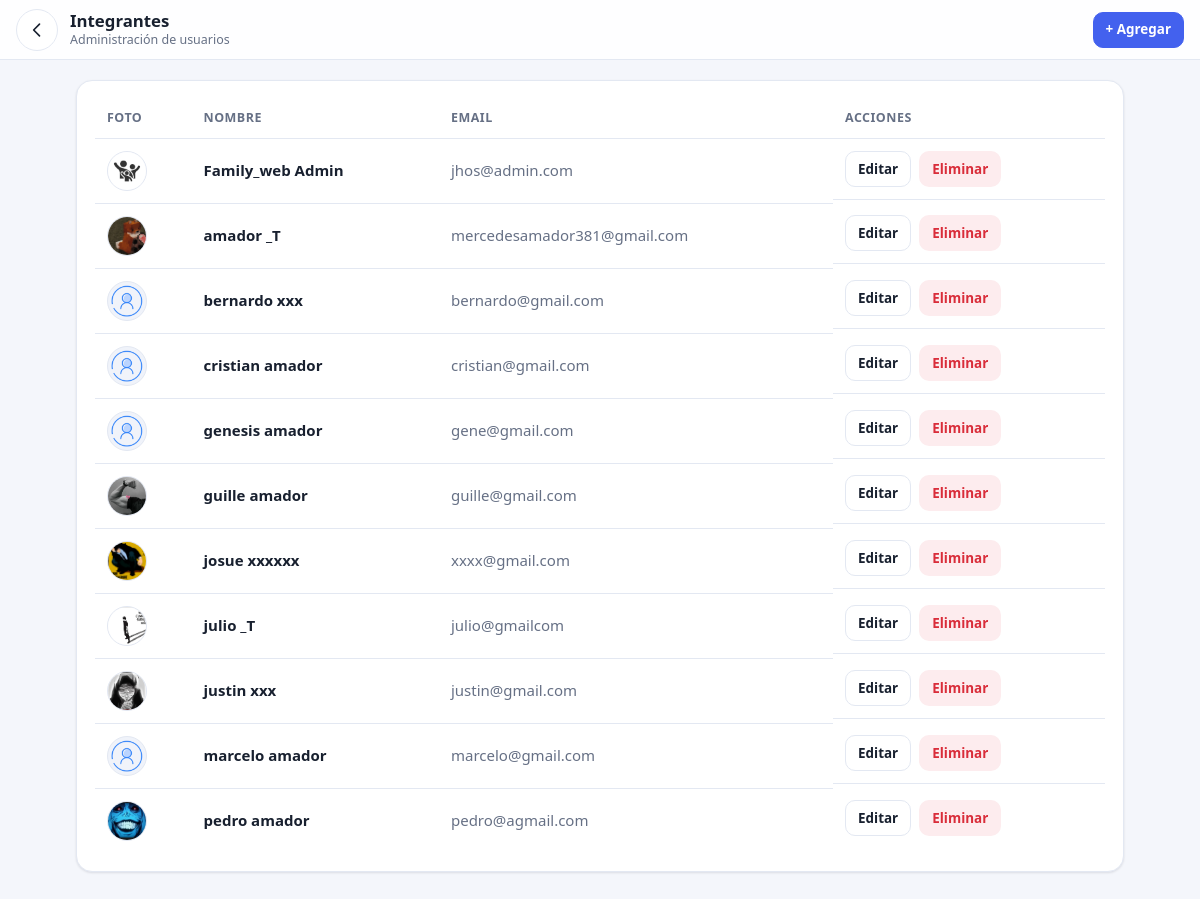
Page /members (signed in) on the earlier database version.
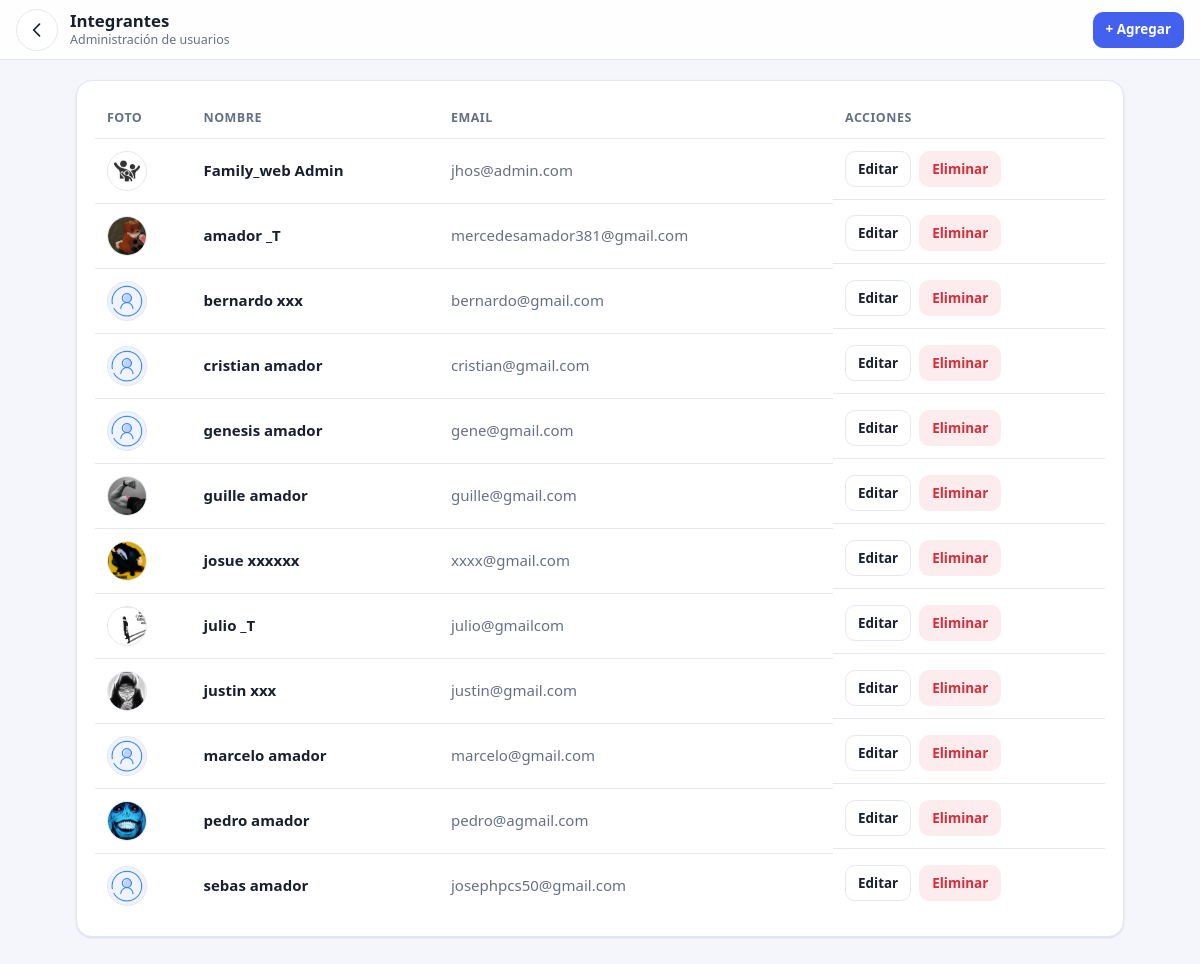
Same page on the later database version.
### tables this page shows
CREATE TABLE users (
    id INTEGER PRIMARY KEY AUTOINCREMENT,
    nombre TEXT NOT NULL,
    apellido TEXT NOT NULL,
    email TEXT UNIQUE NOT NULL,
    password TEXT NOT NULL,
    fecha_nac TEXT,
    municipio TEXT,
    pais TEXT,
    foto TEXT
, telefono TEXT, direccion TEXT, estado_civil TEXT, bio TEXT, activo INTEGER DEFAULT 0, is_admin INTEGER DEFAULT 0);

### blueprints/admin.py (the view)
@admin_bp.route("/members")
def members():
    if not admin_required():
        return redirect("/login")
    with get_db() as conn:
        c = conn.cursor()
        c.execute(
            "SELECT id, nombre, apellido, email, password, foto, is_admin, activo FROM users ORDER BY is_admin DESC, nombre ASC"
        )
        integrantes = c.fetchall()
    return render_template("members.html", integrantes=integrantes)

### blueprints/admin.py (called while the page is built)
def admin_required():
    if "user_id" not in session or session.get("is_admin") != 1:
        return False
    return True

### db.py (called while the page is built)
def get_db():
    return sqlite3.connect(DB_PATH, timeout=20)

### templates/members.html (shortened to what this page needs)
<!DOCTYPE html>
<html lang="es">
<head>
  <link rel="stylesheet" href="/static/base.css">
  <link rel="stylesheet" href="/static/admin.css">
</head>
<body>
  <header class="topbar">
    <a class="icon-btn" href="/admin_home" aria-label="Volver al panel" title="Volver al panel"><svg viewBox="0 0 24 24" aria-hidden="true"><path d="M15 5l-7 7 7 7"/></svg></a>
    <div class="topbar-title">
      <h1>Integrantes</h1>
      <span>Administración de usuarios</span>
    </div>
    <div class="top-actions"><a class="btn small primary" href="/add_member">+ Agregar</a></div>
  </header>
  <main class="page wide">
    <section class="card">
      <div class="table-wrap">
        <table class="rtable members-table">
          <thead>
            <tr>
              <th>Foto</th>
              <th>Nombre</th>
              <th>Email</th>
              <th>Acciones</th>
            </tr>
          </thead>
          <tbody>
            {% for i in integrantes %}
            <tr>
              <td class="cell-photo">
                {% if i[5] %}
                  <img src="/{{ i[5].replace('\\','/') }}" class="avatar" alt="">
                {% else %}
                  <img src="/static/default_user.png" class="avatar" alt="">
                {% endif %}
              </td>
              <td data-label="Nombre"><strong>{{ i[1] }} {{ i[2] }}</strong></td>
              <td data-label="Email" class="email">{{ i[3] }}</td>
              <td class="actions-cell">
                <a href="/edit_member/{{ i[0] }}" class="btn small">Editar</a>
                <a href="/delete_member/{{ i[0] }}"
                   class="btn danger small"
                   onclick="return confirm('¿Seguro que quieres eliminar este integrante?')">
                  Eliminar
                </a>
              </td>
            </tr>
            {% endfor %}
          </tbody>
        </table>
      </div>
    </section>
  </main>
</body>
</html>

Differences in the rows shown:
added users: nombre "sebas", apellido "amador", email "josephpcs50@gmail.com"
